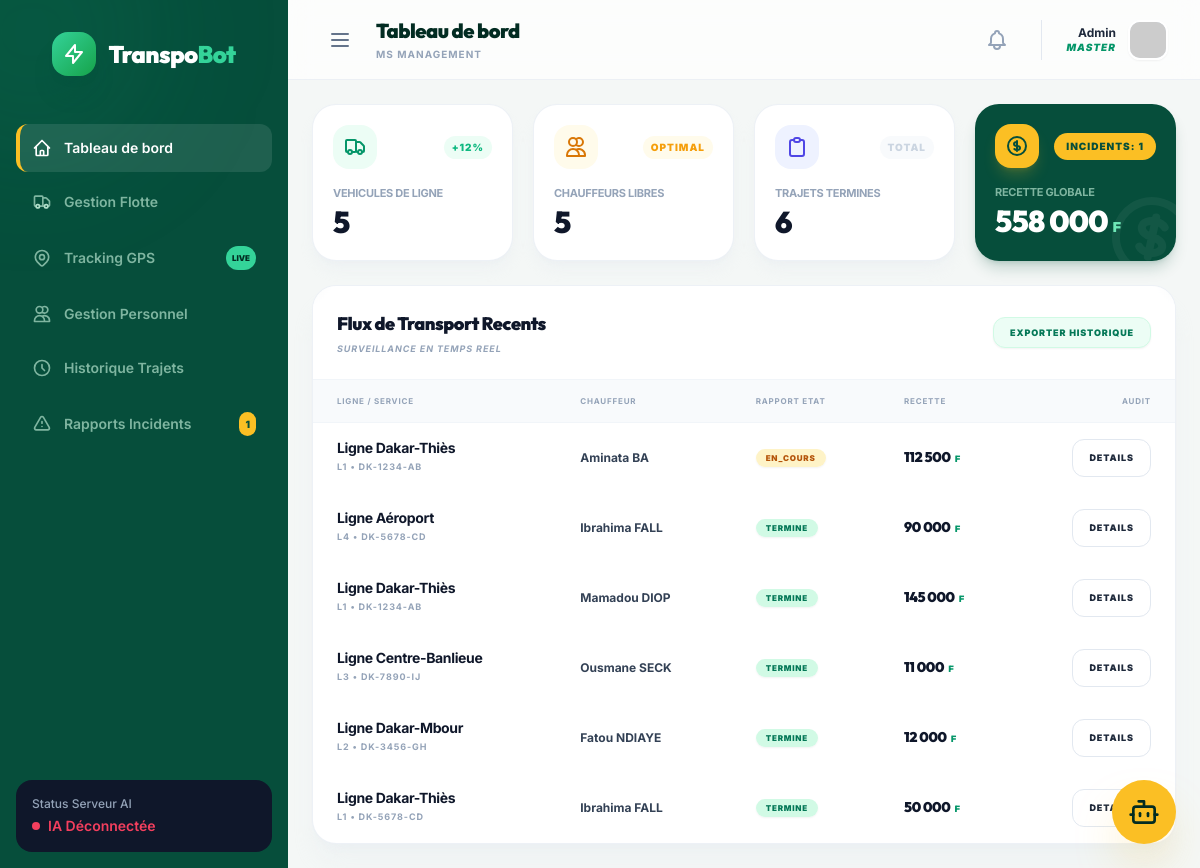
The page / on the database its author committed.
### tables this page shows
CREATE TABLE trajets (
    id INT AUTO_INCREMENT PRIMARY KEY,
    ligne_id INT NOT NULL,
    chauffeur_id INT NOT NULL,
    vehicule_id INT NOT NULL,
    date_heure_depart DATETIME NOT NULL,
    date_heure_arrivee DATETIME,
    statut ENUM('planifie','en_cours','termine','annule') DEFAULT 'planifie',
    nb_passagers INT DEFAULT 0,
    recette DECIMAL(10,2) DEFAULT 0,
    created_at TIMESTAMP DEFAULT CURRENT_TIMESTAMP,
    FOREIGN KEY (ligne_id) REFERENCES lignes(id),
    FOREIGN KEY (chauffeur_id) REFERENCES chauffeurs(id),
    FOREIGN KEY (vehicule_id) REFERENCES vehicules(id)
);

CREATE TABLE lignes (
    id INT AUTO_INCREMENT PRIMARY KEY,
    code VARCHAR(10) NOT NULL UNIQUE,
    nom VARCHAR(100),
    origine VARCHAR(100) NOT NULL,
    destination VARCHAR(100) NOT NULL,
    distance_km DECIMAL(6,2),
    duree_minutes INT,
    origine_lat DECIMAL(10,7) DEFAULT NULL,
    origine_lng DECIMAL(10,7) DEFAULT NULL,
    destination_lat DECIMAL(10,7) DEFAULT NULL,
    destination_lng DECIMAL(10,7) DEFAULT NULL
);

CREATE TABLE vehicules (
    id INT AUTO_INCREMENT PRIMARY KEY,
    immatriculation VARCHAR(20) NOT NULL UNIQUE,
    type ENUM('bus','minibus','taxi') NOT NULL,
    capacite INT NOT NULL,
    statut ENUM('actif','maintenance','hors_service') DEFAULT 'actif',
    kilometrage INT DEFAULT 0,
    date_acquisition DATE,
    latitude DECIMAL(10,7) DEFAULT NULL,
    longitude DECIMAL(10,7) DEFAULT NULL,
    carburant INT DEFAULT 100,
    vitesse DECIMAL(5,2) DEFAULT 0,
    created_at TIMESTAMP DEFAULT CURRENT_TIMESTAMP
);

CREATE TABLE chauffeurs (
    id INT AUTO_INCREMENT PRIMARY KEY,
    nom VARCHAR(100) NOT NULL,
    prenom VARCHAR(100) NOT NULL,
    telephone VARCHAR(20),
    numero_permis VARCHAR(30) UNIQUE NOT NULL,
    categorie_permis VARCHAR(5),
    disponibilite BOOLEAN DEFAULT TRUE,
    vehicule_id INT,
    date_embauche DATE,
    created_at TIMESTAMP DEFAULT CURRENT_TIMESTAMP,
    FOREIGN KEY (vehicule_id) REFERENCES vehicules(id)
);

### public/index.php (the view, shortened to what this page needs)
<?php
require_once 'includes/db.php';
include 'includes/header.php';
$stats = [
    'vehicules' => $pdo->query("SELECT COUNT(*) FROM vehicules")->fetchColumn(),
    'chauffeurs' => $pdo->query("SELECT COUNT(*) FROM chauffeurs WHERE disponibilite = 1")->fetchColumn(),
    'trajets' => $pdo->query("SELECT COUNT(*) FROM trajets WHERE statut = 'termine'")->fetchColumn(),
    'recette' => $pdo->query("SELECT SUM(recette) FROM trajets")->fetchColumn() ?? 0,
    'incidents_non_resolus' => $pdo->query("SELECT COUNT(*) FROM incidents WHERE resolu = 0")->fetchColumn()
];
$all_tarifs = $pdo->query("SELECT * FROM tarifs")->fetchAll();
$tarifs_by_ligne = [];
foreach($all_tarifs as $tr) {
    $tarifs_by_ligne[$tr['ligne_id']][] = $tr;
}
$recent_trajets = $pdo->query("SELECT t.*, l.nom as ligne_nom, l.code as ligne_code, v.immatriculation, c.nom as chauffeur_nom, c.prenom as chauffeur_prenom
                               FROM trajets t
                               JOIN lignes l ON t.ligne_id = l.id
                               JOIN vehicules v ON t.vehicule_id = v.id
                               JOIN chauffeurs c ON t.chauffeur_id = c.id
                               ORDER BY t.date_heure_depart DESC LIMIT 6")->fetchAll();
?>
<div class="grid grid-cols-1 md:grid-cols-2 lg:grid-cols-4 gap-5 mb-6 shrink-0">
    <div class="bg-white p-5 rounded-[1.5rem] border border-slate-200/60 shadow-lg shadow-slate-200/30 transition-all duration-300 hover:-translate-y-1">
        <div class="flex items-center justify-between mb-4">
            <div class="p-2.5 bg-emerald-50 text-emerald-600 rounded-2xl">
            </div>
            <span class="text-[10px] font-black text-emerald-500 bg-emerald-50 px-2 py-1 rounded-full uppercase tracking-widest">+12%</span>
        </div>
        <p class="text-[11px] font-bold text-slate-400 uppercase tracking-tight mb-0.5">Vehicules de ligne</p>
        <h3 id="stat-vehicules" class="text-3xl font-display font-black text-slate-900"><?php echo $stats['vehicules']; ?></h3>
    </div>
    <div class="bg-white p-5 rounded-[1.5rem] border border-slate-200/60 shadow-lg shadow-slate-200/30 transition-all duration-300 hover:-translate-y-1">
        <div class="flex items-center justify-between mb-4">
            <div class="p-2.5 bg-amber-50 text-amber-600 rounded-2xl">
                <svg xmlns="http://www.w3.org/2000/svg" class="h-6 w-6" fill="none" viewBox="0 0 24 24" stroke="currentColor">
                    <path stroke-linecap="round" stroke-linejoin="round" stroke-width="2" d="M12 4.354a4 4 0 110 5.292M15 21H3v-1a6 6 0 0112 0v1zm0 0h6v-1a6 6 0 00-9-5.197M13 7a4 4 0 11-8 0 4 4 0 018 0z" />
                </svg>
            </div>
            <span class="text-[10px] font-black text-amber-500 bg-amber-50 px-2 py-1 rounded-full uppercase tracking-widest">Optimal</span>
        </div>
        <p class="text-[11px] font-bold text-slate-400 uppercase tracking-tight mb-0.5">Chauffeurs Libres</p>
        <h3 id="stat-chauffeurs" class="text-3xl font-display font-black text-slate-900"><?php echo $stats['chauffeurs']; ?></h3>
    </div>
    <div class="bg-white p-5 rounded-[1.5rem] border border-slate-200/60 shadow-lg shadow-slate-200/30 transition-all duration-300 hover:-translate-y-1">
        <div class="flex items-center justify-between mb-4">
            <div class="p-2.5 bg-indigo-50 text-indigo-600 rounded-2xl">
                <svg xmlns="http://www.w3.org/2000/svg" class="h-6 w-6" fill="none" viewBox="0 0 24 24" stroke="currentColor">
                    <path stroke-linecap="round" stroke-linejoin="round" stroke-width="2" d="M9 5H7a2 2 0 00-2 2v12a2 2 0 002 2h10a2 2 0 002-2V7a2 2 0 00-2-2h-2M9 5a2 2 0 002 2h2a2 2 0 002-2M9 5a2 2 0 012-2h2a2 2 0 012 2" />
                </svg>
            </div>
            <span class="text-[10px] font-black text-slate-300 bg-slate-50 px-2 py-1 rounded-full uppercase tracking-widest">Total</span>
        </div>
        <p class="text-[11px] font-bold text-slate-400 uppercase tracking-tight mb-0.5">Trajets Termines</p>
        <h3 id="stat-trajets" class="text-3xl font-display font-black text-slate-900"><?php echo $stats['trajets']; ?></h3>
    </div>
    <div class="bg-[#064e3b] p-5 rounded-[1.5rem] shadow-lg shadow-emerald-900/20 transition-all duration-300 hover:-translate-y-1 relative overflow-hidden group">
        <div class="flex items-center justify-between mb-4 relative z-10">
            <div class="p-2.5 bg-amber-400 text-emerald-900 rounded-2xl shadow-lg shadow-amber-400/20">
            </div>
            <a href="incidents.php" class="text-[10px] font-black text-emerald-900 bg-amber-400 px-3 py-1.5 rounded-full uppercase tracking-widest hover:scale-105 transition-all">Incidents: <span id="stat-incidents"><?php echo $stats['incidents_non_resolus']; ?></span></a>
        </div>
        <p class="text-[11px] font-bold text-emerald-100/60 uppercase tracking-tight mb-0.5 relative z-10">Recette Globale</p>
        <h3 class="text-3xl font-display font-black text-white relative z-10 tracking-tight"><span id="stat-recette"><?php echo number_format($stats['recette'], 0, ',', ' '); ?></span> <span class="text-sm text-emerald-300">F</span></h3>
    </div>
</div>
<div class="flex flex-col lg:flex-row gap-6 flex-1 min-h-0">
    <div class="flex-1 min-w-0 flex flex-col min-h-0">
        <div class="bg-white rounded-[1.5rem] border border-slate-200/60 overflow-hidden shadow-xl shadow-slate-200/30 flex-1 flex flex-col min-h-0">
            <div class="p-6 border-b border-slate-100 flex justify-between items-center bg-white/50 backdrop-blur-sm">
                <div>
                    <h2 class="text-lg font-display font-black text-slate-900 tracking-tight">Flux de Transport Recents</h2>
                    <p class="text-[9px] text-slate-400 font-bold uppercase tracking-widest mt-1 italic">Surveillance en temps reel</p>
                </div>
                <a href="historique.php" class="bg-emerald-50 text-emerald-700 px-4 py-2 rounded-xl text-[9px] uppercase font-black hover:bg-emerald-700 hover:text-white transition-all tracking-widest border border-emerald-100 shadow-sm">Exporter Historique</a>
            </div>
            <div class="overflow-auto flex-1 custom-scrollbar min-h-0">
                <table class="w-full text-left border-separate border-spacing-0">
                    <thead class="bg-slate-50 text-slate-400 text-[8px] uppercase font-black tracking-widest">
                        <tr>
                            <th class="px-6 py-4 border-b border-slate-100">Ligne / Service</th>
                            <th class="px-6 py-4 border-b border-slate-100">Chauffeur</th>
                            <th class="px-6 py-4 border-b border-slate-100">Rapport Etat</th>
                            <th class="px-6 py-4 border-b border-slate-100">Recette</th>
                            <th class="px-6 py-4 border-b border-slate-100 text-right">Audit</th>
                        </tr>
                    </thead>
                    <tbody class="text-sm divide-y divide-slate-100">
                        <?php foreach($recent_trajets as $rt): ?>
                        <tr class="group hover:bg-emerald-50/40 transition-all duration-300">
                            <td class="px-6 py-4 whitespace-nowrap">
                                <div class="flex flex-col">
                                    <span class="font-bold text-slate-900 text-sm tracking-tight leading-tight"><?php echo $rt['ligne_nom']; ?></span>
                                    <span class="text-[9px] text-slate-400 font-bold uppercase tracking-widest"><?php echo $rt['ligne_code']; ?> • <?php echo $rt['immatriculation']; ?></span>
                                </div>
                            </td>
                            <td class="px-6 py-4 whitespace-nowrap">
                                <span class="text-slate-700 font-bold text-xs"><?php echo $rt['chauffeur_prenom'] . ' ' . $rt['chauffeur_nom']; ?></span>
                            </td>
                            <td class="px-6 py-4 whitespace-nowrap">
                                <?php
                                $statusClass = $rt['statut'] == 'termine' ? 'bg-emerald-100 text-emerald-700' : ($rt['statut'] == 'en_cours' ? 'bg-amber-100 text-amber-700' : 'bg-rose-100 text-rose-700');
                                ?>
                                <span class="px-2.5 py-1 rounded-full text-[8px] font-black uppercase tracking-widest shadow-sm <?php echo $statusClass; ?>">
                                    <?php echo $rt['statut']; ?>
                                </span>
                            </td>
                            <td class="px-6 py-4 font-display font-black text-slate-900 text-sm tracking-tight whitespace-nowrap">
                                <?php echo number_format($rt['recette'], 0, ',', ' '); ?> <span class="text-[9px] text-emerald-600 ml-0.5">F</span>
                            </td>
                            <td class="px-6 py-4 text-right whitespace-nowrap">
                                <button onclick='showDetails(<?php echo json_encode($rt); ?>, <?php echo json_encode($tarifs_by_ligne[$rt['ligne_id']] ?? []); ?>)'
                                        class="bg-white text-slate-800 px-4 py-2 rounded-xl text-[9px] font-black uppercase tracking-widest hover:bg-emerald-700 hover:text-white hover:shadow-lg transition-all border border-slate-200 group-hover:border-emerald-700">
                                    Details
                                </button>
                            </td>
                        </tr>
                        <?php endforeach; ?>
                    </tbody>
                </table>
            </div>
        </div>
    </div>
</div>
<?php
include 'includes/chatbot.php';
?>
<?php
include 'includes/footer.php';
?>

### rows shown on the page
trajets: ligne.nom "Ligne Dakar-Thiès", ligne.code "L1", vehicule.immatriculation "DK-1234-AB", chauffeur.prenom "Aminata", chauffeur.nom "BA", statut "EN_COURS", recette "112 500"
trajets: ligne.nom "Ligne Aéroport", ligne.code "L4", vehicule.immatriculation "DK-5678-CD", chauffeur.prenom "Ibrahima", chauffeur.nom "FALL", statut "TERMINE", recette "90 000"
trajets: ligne.nom "Ligne Dakar-Thiès", ligne.code "L1", vehicule.immatriculation "DK-1234-AB", chauffeur.prenom "Mamadou", chauffeur.nom "DIOP", statut "TERMINE", recette "145 000"
trajets: ligne.nom "Ligne Centre-Banlieue", ligne.code "L3", vehicule.immatriculation "DK-7890-IJ", chauffeur.prenom "Ousmane", chauffeur.nom "SECK", statut "TERMINE", recette "11 000"
trajets: ligne.nom "Ligne Dakar-Mbour", ligne.code "L2", vehicule.immatriculation "DK-3456-GH", chauffeur.prenom "Fatou", chauffeur.nom "NDIAYE", statut "TERMINE", recette "12 000"
trajets: ligne.nom "Ligne Dakar-Thiès", ligne.code "L1", vehicule.immatriculation "DK-5678-CD", chauffeur.prenom "Ibrahima", chauffeur.nom "FALL", statut "TERMINE", recette "50 000"

### other values the page prints
$unresolved_count "1"
$stats['vehicules'] "5"
$stats['chauffeurs'] "5"
$stats['trajets'] "6"
$stats['incidents_non_resolus'] "1"
$stats['recette'] "558 000"
